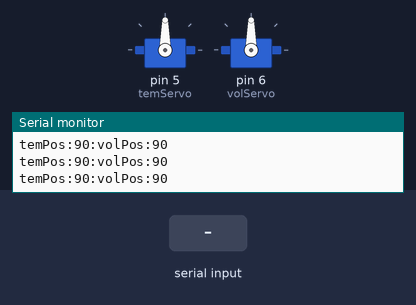
A sketch run on a simulated Arduino Uno, built with avr-gcc and run on an emulated ATmega328P. On the bench: 2 × servo, the last lines printed to the serial monitor. The inputs (shaded band) are chosen by the test bench.

Above: at 1.2 s.
1.3 s: "h" received over Serial
At 2.5 s:
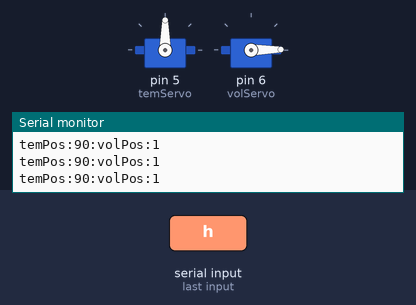
2.8 s: "T,45\n" received over Serial
At 4.0 s:
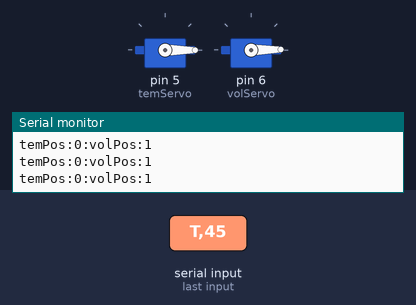
4.3 s: "V90\n" received over Serial
At 5.4 s:
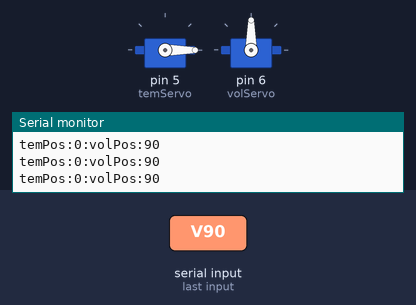
5.8 s: "T90\n" received over Serial
At 6.8 s:
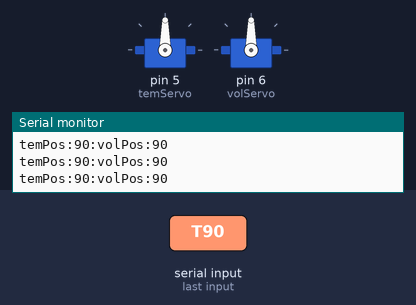
7.3 s: "T" received over Serial
At 8.1 s:
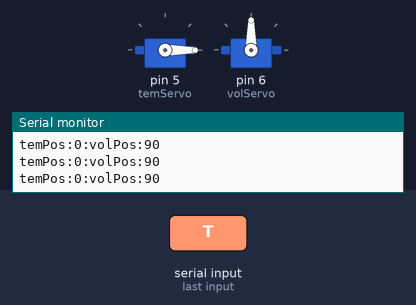
Timing chart, 0 to 9.8 s (numbered marks = the images above; inputs shaded):
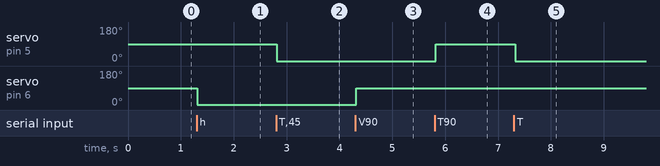

The sketch:

IKA_RH.ino
```cpp
#include <Wire.h>
#include<Servo.h>

#define INTERVAL 1;

Servo temServo;
Servo volServo;

int modeSwitch=0;
int temPos=0;
int volPos=0;
String inString="";
char c;

void setup() {
  // put your setup code here, to run once:
  temServo.attach(5);
  volServo.attach(6);
  Serial.begin(57600);
}

void loop() {
  // put your main code here, to run repeatedly:
  while(Serial.available())
  {
    //change the angle of temperature
    int inchar=Serial.read();
    if((char)inchar=='T'){
      do{
      inchar=Serial.read();
      inString+=(char)inchar;
    }while (isDigit(inchar));
    temPos=inString.toInt();
    if(temPos>180)
      temPos=180;
    if(temPos<0)
      temPos=0;
    temServo.write(temPos);
    inString="";
    }
    // Change the angle of volecity
    if((char)inchar=='V'){
      do{
      inchar=Serial.read();
      inString+=(char)inchar;
    }while (isDigit(inchar));
    volPos=inString.toInt();
    if(volPos>180)
      volPos=180;
    if(volPos<0)
      volPos=0;
    volServo.write(volPos);
    inString="";
    }
    //Change the mode of control
    if((char)inchar=='M'){
      modeSwitch=1-modeSwitch;
      if(modeSwitch==1)//2.4G
      {
        temServo.detach();
        temServo.detach();
        pinMode(5,INPUT_PULLUP);
        pinMode(6,INPUT_PULLUP);
        //digitalWrite(5,
      }
      if(modeSwitch==0)//BT
      {
        temServo.attach(5);
        volServo.attach(6);
      }
    }
    //Increase the angle of temperature
    if((char)inchar=='d'){
      temPos=temPos+INTERVAL;
      temServo.write(temPos);
    }
    //decrease the angle of temperature
    if((char)inchar=='a'){
      temPos=temPos-INTERVAL;
      temServo.write(temPos);
    }
    //increase the angle of volecity
    if((char)inchar=='h'){
      volPos=volPos+INTERVAL;
      volServo.write(volPos);
    }
    //decrease the angle of volecity
    if((char)inchar=='f'){
      volPos=volPos-INTERVAL;
      volServo.write(volPos);
    }
  }
  //Serial.print("temPos:");Serial.print(temPos);Serial.print("; ");
  //Serial.print("volPos:");Serial.print(volPos);Serial.println("");
  Serial.print("temPos:");Serial.print(temServo.read());Serial.print(":");
  Serial.print("volPos:");Serial.print(volServo.read());Serial.println("");
  delay(100);
}
```

Measured:
- after the input at 1.3 s, servo on pin 6 (volServo): 90° → 1° at once
- after the input at 2.8 s, servo on pin 5 (temServo): 90° → 0° at once
- after the input at 4.3 s, servo on pin 6 (volServo): 1° → 90° at once
- after the input at 5.8 s, servo on pin 5 (temServo): 0° → 90° at once
- after the input at 7.3 s, servo on pin 5 (temServo): 90° → 0° at once
